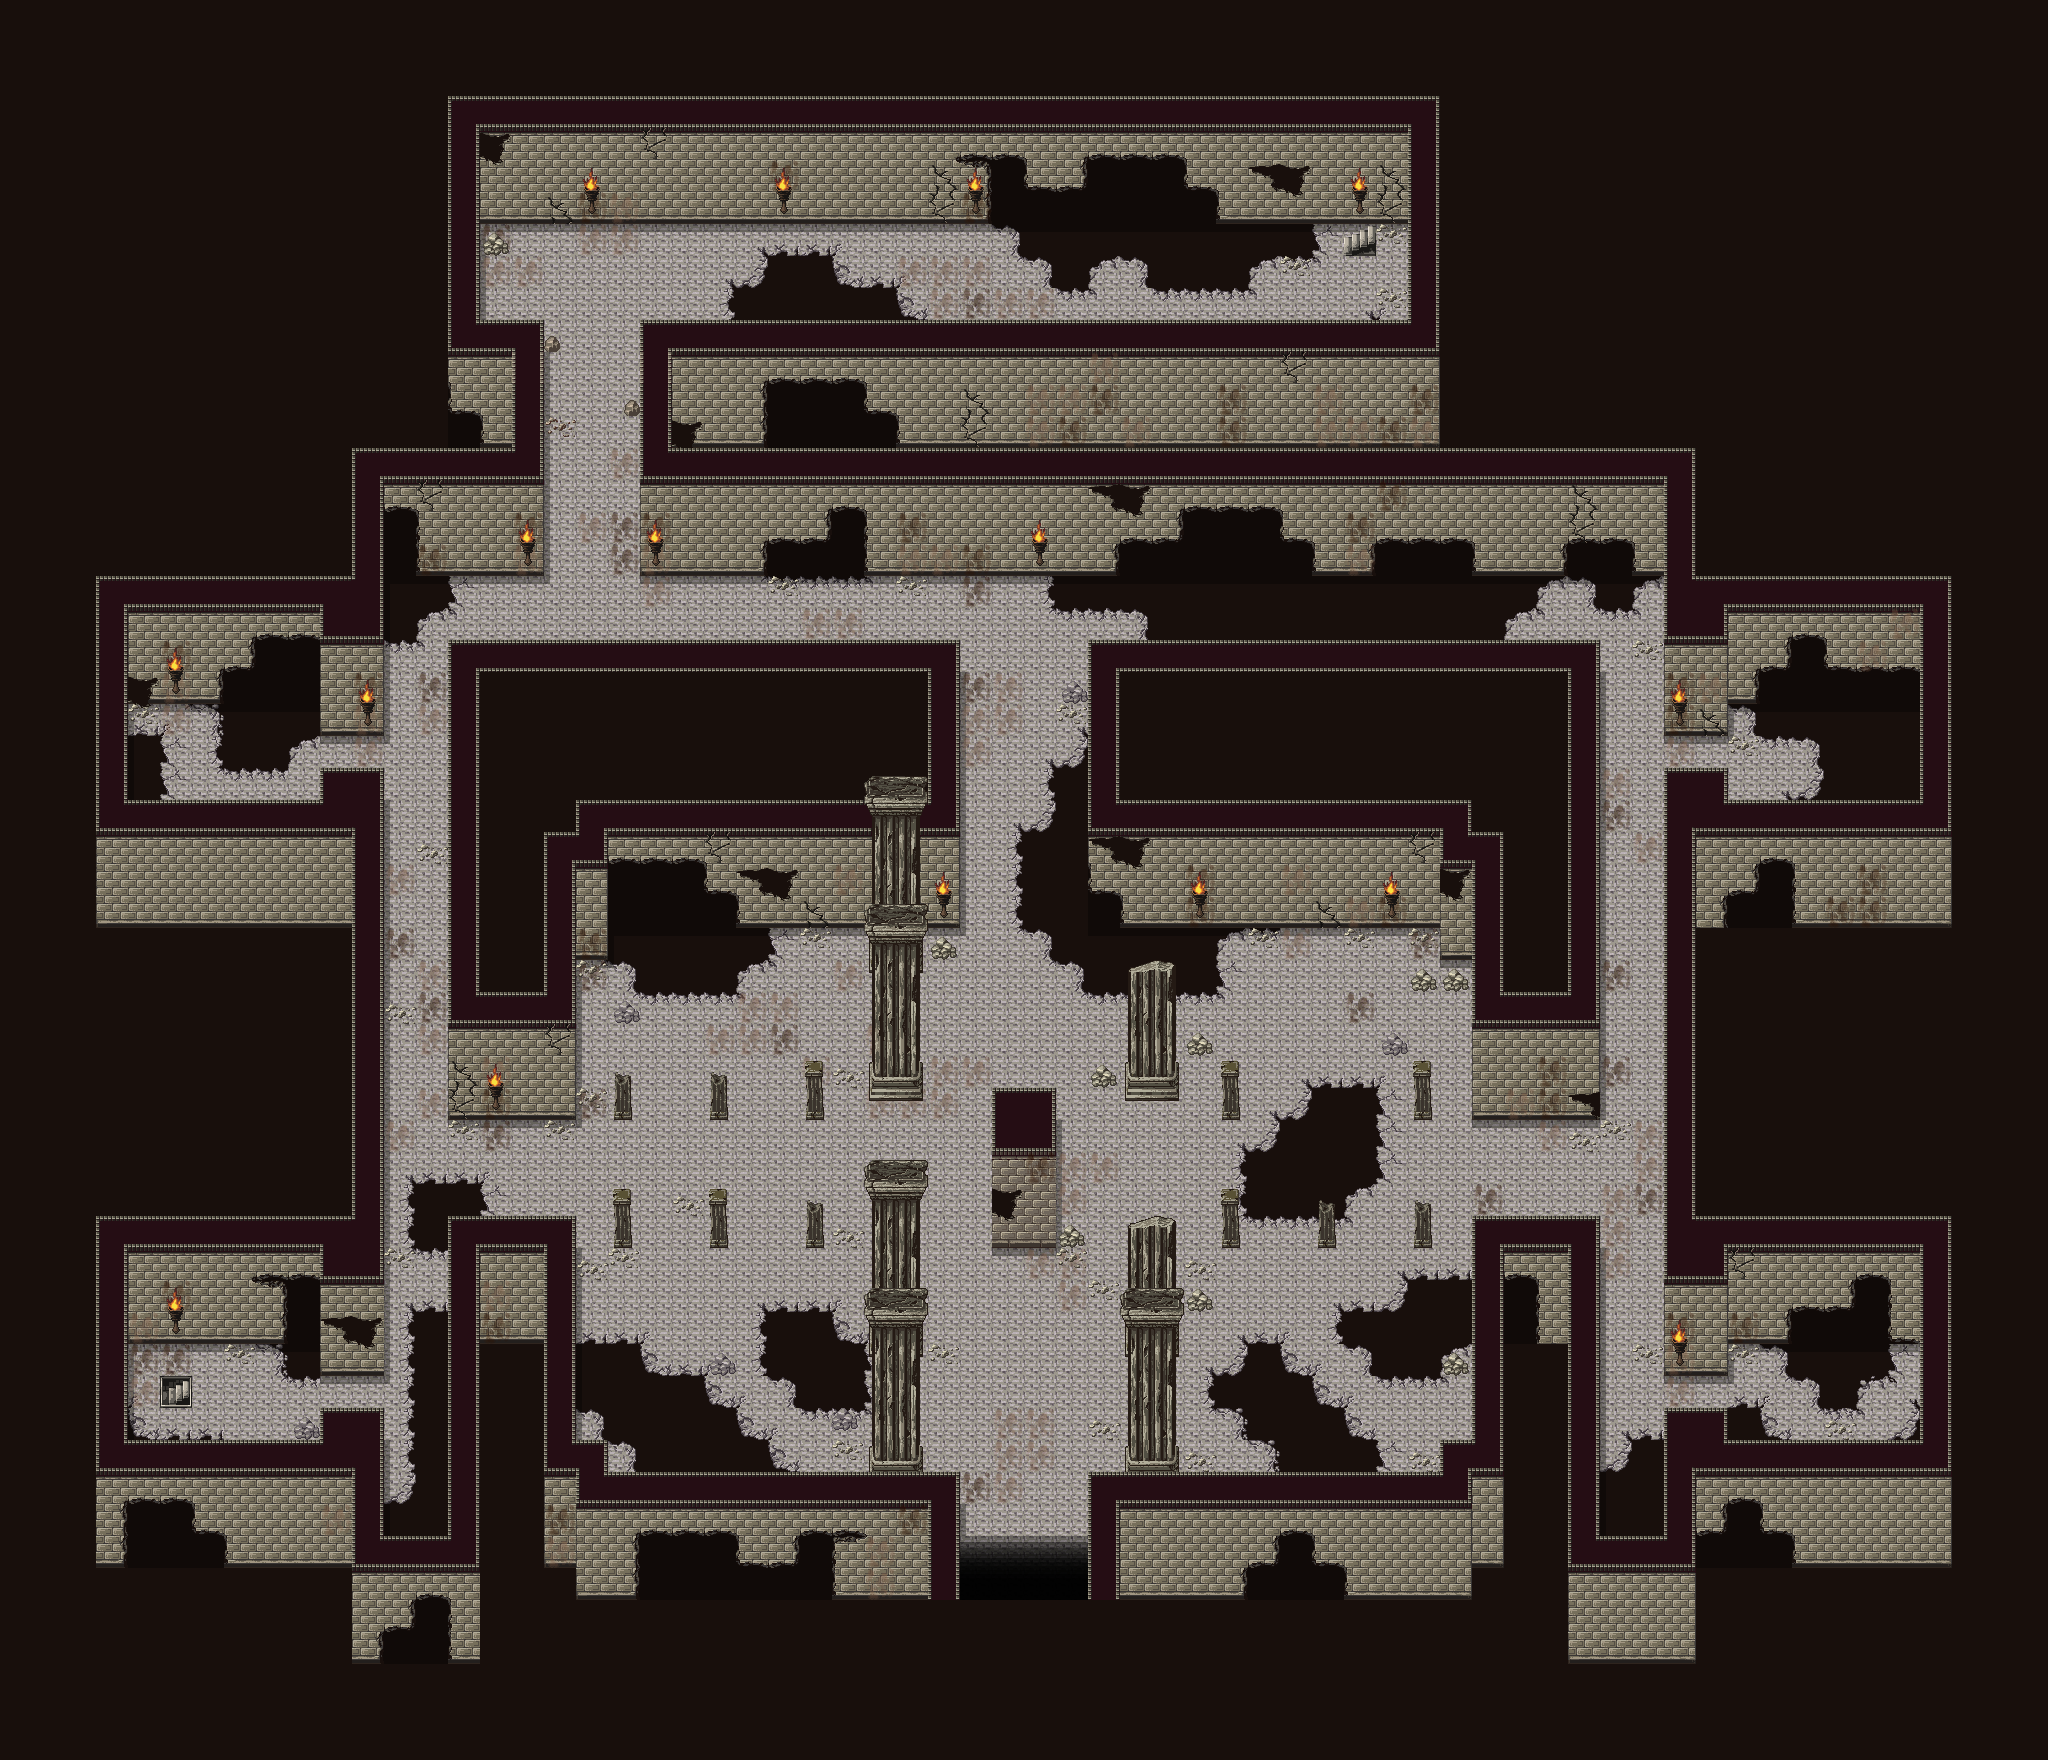

Rendered tile map (Tiled .tmx) drawn with the repository's tilesets; below, a short description and the map source with its tile grids summarised:
An orthogonal 64x55 tile map with 32x32 px tiles, 9 tile layers (floor, shadow, wall, dirt, ...) and 5 objects (3x TreasureChest, Encounter, AutoCheckPoint).

<map version="1.10" tiledversion="1.10.1" orientation="orthogonal" renderorder="right-down" width="64" height="55" tilewidth="32" tileheight="32" infinite="0" nextlayerid="43" nextobjectid="6">
 <tileset firstgid="1" source="../35_tsx/35_maptip.tsx" />
 <layer id="29" name="floor" width="64" height="55">
  <data>[3520 cells, 3520 non-empty, 22 distinct tile ids]</data>
 </layer>
 <layer id="34" name="shadow" width="64" height="55">
  <data>[3520 cells, 248 non-empty, 11 distinct tile ids]</data>
 </layer>
 <layer id="28" name="wall" width="64" height="55">
  <data>[3520 cells, 1212 non-empty, 55 distinct tile ids]</data>
 </layer>
 <layer id="35" name="dirt" width="64" height="55">
  <data>[3520 cells, 200 non-empty, 7 distinct tile ids]</data>
 </layer>
 <layer id="30" name="objects" width="64" height="55">
  <data>[3520 cells, 124 non-empty, 17 distinct tile ids]</data>
 </layer>
 <layer id="37" name="objects" width="64" height="55">
  <data>[3520 cells, 8 non-empty, 4 distinct tile ids]</data>
 </layer>
 <layer id="31" name="chara" width="64" height="55">
  <data>[3520 cells, 0 non-empty, 0 distinct tile ids]</data>
 </layer>
 <layer id="32" name="objects" width="64" height="55">
  <data>[3520 cells, 67 non-empty, 18 distinct tile ids]</data>
 </layer>
 <layer id="2" name="frame" width="64" height="55">
  <data>[3520 cells, 1469 non-empty, 1 distinct tile ids]</data>
 </layer>
 <objectgroup id="39" name="TreasureChest_1">
  <object id="2" type="TreasureChest" x="180.553" y="721.231" width="25.5129" height="26.4942">
   <properties>
    <property name="TreasureId" type="int" value="14" />
    <property name="unity:IsTrigger" type="bool" value="false" />
   </properties>
  </object>
 </objectgroup>
 <objectgroup id="40" name="TreasureChest_2">
  <object id="3" type="TreasureChest" x="1863.43" y="1406.16" width="25.5129" height="26.4942">
   <properties>
    <property name="TreasureId" type="int" value="15" />
    <property name="unity:IsTrigger" type="bool" value="true" />
   </properties>
  </object>
 </objectgroup>
 <objectgroup id="41" name="TreasureChest_3">
  <object id="4" type="TreasureChest" x="1551.38" y="603.479" width="25.5129" height="26.4942">
   <properties>
    <property name="TreasureId" type="int" value="16" />
    <property name="unity:IsTrigger" type="bool" value="false" />
   </properties>
  </object>
 </objectgroup>
 <objectgroup id="38" name="EncounterArea">
  <object id="1" type="Encounter" x="16" y="16" width="2016" height="1728">
   <properties>
    <property name="EncounterId" value="encounter_dessert_ruin_1" />
    <property name="unity:IsTrigger" type="bool" value="true" />
   </properties>
  </object>
 </objectgroup>
 <objectgroup id="42" name="CheckPoint">
  <object id="5" type="AutoCheckPoint" x="1023.32" y="1465.39">
   <properties>
    <property name="Direction" type="int" value="2" />
    <property name="Unity:IsTrigger" type="bool" value="false" />
   </properties>
  </object>
 </objectgroup>
</map>
